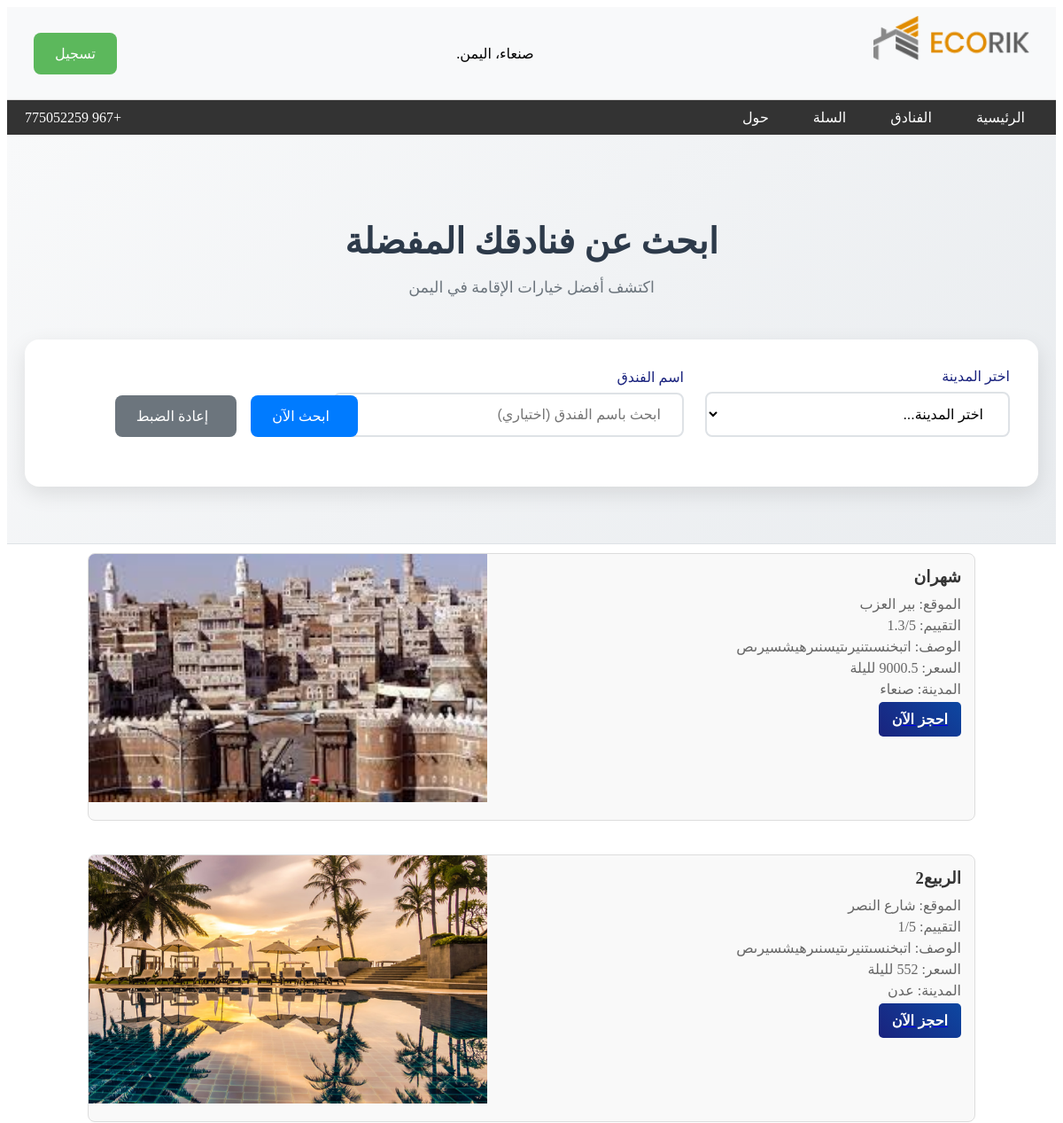
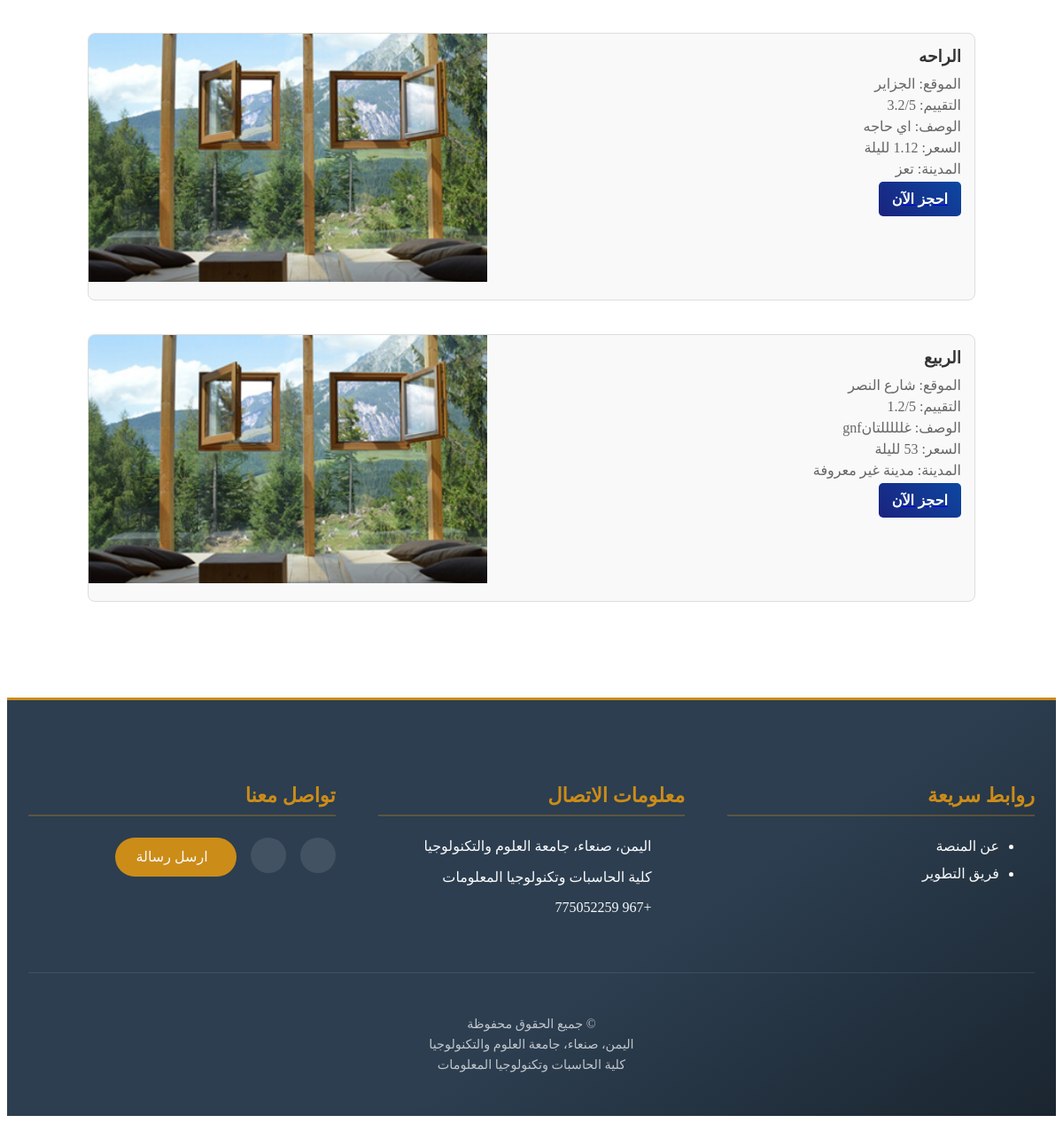
Page /hotels.php on the committed database (2 pictures, top to bottom).
### tables this page shows
CREATE TABLE `hotels` (
  `id` int(11) NOT NULL,
  `name` varchar(255) NOT NULL,
  `description` text NOT NULL,
  `location` varchar(255) NOT NULL,
  `rating` float NOT NULL,
  `price` float NOT NULL,
  `image` varchar(255) NOT NULL,
  `city` varchar(20) NOT NULL
);

### hotel_box.php (the view, shortened to what this page needs)
<?php
if (isset($hotels) && !empty($hotels)) {
    $hotelsToDisplay = $hotels;
}
$cityMapping = [
    'sa' => 'صنعاء',
    'ta' => 'تعز',
    'ad' => 'عدن'
];
if (!empty($hotelsToDisplay)) {
    foreach ($hotelsToDisplay as $row) {
        $hotelName = $row['name'];
        $hotelLocation = $row['location'];
        $hotelRating = $row['rating'];
        $hotelDescription = $row['description'];
        $hotelPrice = $row['price'];
        $hotelCity = $row['city'];
        $hotelImage = $row['image'];
        if (array_key_exists($hotelCity, $cityMapping)) {
            $hotelCity = $cityMapping[$hotelCity];
        } else {
            $hotelCity = 'مدينة غير معروفة';
        }
        echo '<div class="hotel-page">';
        echo '<div class="hotel-container grid">';
        echo '<div class="hotel-box">';
        echo '<div class="hotel-details">';
        echo '<h3>' . htmlspecialchars($hotelName) . '</h3>';
        echo '<p>الموقع: ' . htmlspecialchars($hotelLocation) . '</p>';
        echo '<p>التقييم: ' . htmlspecialchars($hotelRating) . '/5</p>';
        echo '<p>الوصف: ' . htmlspecialchars($hotelDescription) . '</p>';
        echo '<p>السعر: ' . htmlspecialchars($hotelPrice) . ' لليلة</p>';
        echo '<p>المدينة: ' . htmlspecialchars($hotelCity) . '</p>';
        echo '<a href="hotel_info.php?id=' . $row['id'] . '" class="flex1">';
        echo '<button class="book-button">احجز الآن</button>';
        echo '</a>';
        echo '</div>';
        echo '<div class="hotel-image">';
        echo '<img src="' . htmlspecialchars($hotelImage) . '" alt="' . htmlspecialchars($hotelName) . '">';
        echo '</div>';
        echo '</div>';
        echo '</div>';
        echo '</div>';
        echo "<br>";
    }
} else {
    echo "<p>لا توجد فنادق متاحة.</p>";
}
?>

### header.php (shortened to what this page needs)
<!DOCTYPE html>
<html lang="ar" dir="rtl">
<head>
    <link rel="stylesheet"  href="css/mystyle.css">
</head>
<body>
    <section class="head">
        <div class="header-content">
            <div class="logo">
                <img src="image/logo.png" alt="شعار الموقع">
            </div>
            <div class="address">
                <span class="location">صنعاء، اليمن.</span>
            </div>
            <div class="register-button">
                <?php
                if (isset($_SESSION['username'])) {
                    echo "<span>مرحبًا، " . htmlspecialchars($_SESSION['username']) . "!</span>";
                    echo '<form method="POST" style="display:inline;" onsubmit="return confirmLogout();">';
                    echo '<button type="submit" name="logout" class="btn">تسجيل الخروج</button>';
                    echo '</form>';
                } else {
                    echo '<a href="login.php" class="btn">تسجيل</a>';
                }
                ?>
            </div>
        </div>
    </section>
</body>
</html>

### nav.php (shortened to what this page needs)
<header class="header">
    <div class="container">
        <nav class="navbar flex1">
            <ul class="nav-menu">
                <li><a href="index.php">الرئيسية</a></li>
                <li><a href="hotels.php">الفنادق</a></li>
                <li><a href="basket.php">السلة</a></li>
                <li><a href="about.php">حول</a></li>
            </ul>
            <div class="head_contact">
                <span>+967 775052259</span>
            </div>
        </nav>
    </div>
</header>

### hotels.php (shortened to what this page needs)
<?php
require_once('header.php');
require_once('nav.php');
require_once('config.php');
$search_query = "";
if (isset($_GET['search'])) {
    $search_query = $_GET['search_query'];
    $city = $_GET['city'];
    if (!empty($search_query)) {
        $sql = "SELECT * FROM hotels WHERE name LIKE ? AND city = ?";
        $stmt = mysqli_prepare($conn, $sql);
        $search_param = "%$search_query%";
        mysqli_stmt_bind_param($stmt, "ss", $search_param, $city);
    } else {
        $sql = "SELECT * FROM hotels WHERE city = ?";
        $stmt = mysqli_prepare($conn, $sql);
        mysqli_stmt_bind_param($stmt, "s", $city);
    }
    mysqli_stmt_execute($stmt);
    $result = mysqli_stmt_get_result($stmt);
    $hotels = mysqli_fetch_all($result, MYSQLI_ASSOC);
} else {
    $sql = "SELECT * FROM hotels";
    $result = mysqli_query($conn, $sql);
    $hotels = mysqli_fetch_all($result, MYSQLI_ASSOC);
}
?>
<section class="search-section" id="search">
    <div class="container">
        <div class="search-header">
            <h1 class="search-title">ابحث عن فنادقك المفضلة</h1>
            <p class="search-subtitle">اكتشف أفضل خيارات الإقامة في اليمن</p>
        </div>
        <form action="hotels.php" method="GET" class="search-form">
            <div class="form-grid">
                <div class="form-group city-select">
                    <label class="form-label">اختر المدينة</label>
                    <div class="custom-select">
                        <select name="city" required class="select-input">
                            <option value="" disabled selected>اختر المدينة...</option>
                        </select>
                    </div>
                </div>
                <div class="form-group hotel-search">
                    <label class="form-label">اسم الفندق</label>
                    <div class="search-input-group">
                        <input
                            type="text"
                            name="search_query"
                            placeholder="ابحث باسم الفندق (اختياري)"
                            value="<?php echo htmlspecialchars($search_query); ?>"
                            class="search-input"
                        >
                    </div>
                </div>
                <div class="form-group button-group">
                    <button type="submit" name="search" class="btn btn-primary">
                        <span>ابحث الآن</span>
                    </button>
                    <a href="hotels.php" class="btn btn-secondary">
                        <span>إعادة الضبط</span>
                    </a>
                </div>
            </div>
        </form>
    </div>
</section>
<section class="results-section" id="hotels">
    <div class="container">
        <?php
        require('hotel_box.php');
        ?>
    </div>
</section>
<?php
require('footer.php');
?>

### footer.php (shortened to what this page needs)
<footer class="site-footer">
    <div class="footer-container">
        <div class="footer-grid">
            <div class="footer-section">
                <h4 class="footer-title">روابط سريعة</h4>
                <ul class="footer-links">
                    <li><a href="about.php">عن المنصة</a></li>
                    <li><a href="about.php#team">فريق التطوير </a></li>
                </ul>
            </div>
            <div class="footer-section">
                <h4 class="footer-title">معلومات الاتصال</h4>
                <div class="contact-info">
                    <p><i class="fas fa-map-marker-alt"></i> اليمن، صنعاء، جامعة العلوم والتكنولوجيا</p>
                    <p><i class="fas fa-building"></i> كلية الحاسبات وتكنولوجيا المعلومات</p>
                    <p><i class="fas fa-phone"></i> +967 775052259</p>
                </div>
            </div>
            <div class="footer-section">
                <h4 class="footer-title">تواصل معنا</h4>
                <div class="social-links">
                    <a href="https://wa.me/00967775052259" class="social-icon"><i class="fab fa-facebook-f"></i></a>
                    <a href="#" class="social-icon"><i class="fab fa-twitter"></i></a>
                    <a href="about.php#contact" class="contact-btn">
                        <i class="fas fa-envelope"></i> ارسل رسالة
                    </a>
                </div>
            </div>
        </div>
        <div class="copyright-section">
            <p class="copyright-text">
                &copy;   جميع الحقوق محفوظة<br>
                <span> اليمن، صنعاء، جامعة العلوم والتكنولوجيا</span><br>
                <span> كلية الحاسبات وتكنولوجيا المعلومات</span><br>
            </p>
        </div>
    </div>
</footer>

### css/mystyle.css (style rules this page uses)
.head { position: relative; padding: 10px; background-color: #f8f9fa; border-bottom: 1px solid #ddd; }
.header-content { display: flex; justify-content: space-between; align-items: center; max-width: 1200px; margin: 0 auto; padding: 0 20px; }
.logo img { height: 50px; }
.location { color: black; padding: 5px 10px; border-radius: 5px; }
.register-button { display: flex; align-items: center; }
.btn { background-color: #5cb85c; color: white; padding: 10px 15px; border: none; border-radius: 5px; cursor: pointer; text-decoration: none; transition: background-color 0.3s ease; }
.header { background-color: #333; color: white; padding: 10px 0; }
.container { max-width: 1200px; margin: 0 auto; padding: 0 20px; }
.navbar { display: flex; justify-content: space-between; align-items: center; }
.nav-menu { display: flex; list-style: none; margin: 0; padding: 0; }
.nav-menu li { margin-left: 20px; }
.nav-menu li a { color: white; text-decoration: none; padding: 10px 15px; transition: background-color 0.3s ease, color 0.3s ease; }
.head_contact { display: flex; align-items: center; color: white; }
:root { --primary-color: #CC8C18; --secondary-color: #2c3e50; --accent-color: #e74c3c; --text-light: #ffffff; }
.search-section { background: linear-gradient(135deg, #f8f9fa 0%, #e9ecef 100%); padding: 4rem 0; border-bottom: 1px solid #dee2e6; }
.search-header { text-align: center; margin-bottom: 3rem; }
.search-title { font-size: 2.5rem; color: #2d3a4a; margin-bottom: 1rem; font-weight: 700; }
.search-subtitle { color: #6c757d; font-size: 1.1rem; }
.search-form { background: #fff; border-radius: 1rem; box-shadow: 0 0.5rem 1.5rem rgba(0,0,0,0.1); padding: 2rem; }
.form-grid { display: grid; grid-template-columns: repeat(auto-fit, minmax(250px, 1fr)); gap: 1.5rem; align-items: end; }
.form-group { position: relative; margin-bottom: 0; }
.form-label { display: block; margin-bottom: 0.5rem; color: #495057; font-weight: 500; }
.custom-select, .search-input-group { position: relative; }
.select-input, .search-input { width: 100%; padding: 0.875rem 1.5rem; border: 2px solid #dee2e6; border-radius: 0.5rem; font-size: 1rem; transition: all 0.3s ease; background: #fff; }
.button-group { display: flex; gap: 1rem; margin-top: 0.5rem; }
.btn { display: inline-flex; align-items: center; gap: 0.5rem; padding: 0.875rem 1.5rem; border-radius: 0.5rem; font-weight: 500; transition: all 0.3s ease; border: none; cursor: pointer; }
.btn-primary { background: #007bff; color: white; }
.btn-secondary { background: #6c757d; color: white; }
:root { --primary-color: #2c3e50; --secondary-color: #3498db; --accent-color: #e74c3c; --light-bg: #f8f9fa; --text-color: #333; }
.form-grid .form-group { margin-bottom: 1.5rem; }
.form-label { display: block; margin-bottom: 0.5rem; color: var(--primary-color); font-weight: 600; }
.hotel-page .hotel-box { background-color: #f9f9f9; border: 1px solid #ddd; border-radius: 8px; width: 1000px; height: 300px; margin: 10px auto; display: flex; overflow: hidden; }
.hotel-page .hotel-details { flex: 1; padding: 15px; text-align: right; }
.hotel-page .hotel-details h3 { color: #333; margin: 0 0 10px; }
.hotel-page .hotel-details p { margin: 5px 0; color: #666; }
.hotel-page .hotel-image { width: 450px; height: 280px; overflow: hidden; }
.hotel-page .hotel-image img { width: 100%; height: 100%; object-fit: cover; }
.hotel-page .book-button { padding: 10px 15px; border: none; border-radius: 5px; background-color: #007bff; color: white; cursor: pointer; transition: background-color 0.3s; }
.logo { text-align: center; margin-bottom: 30px; }
.form-group { margin-bottom: 25px; position: relative; }
.form-group label { display: block; margin-bottom: 8px; color: #1a237e; font-weight: 500; }
input { width: 100%; padding: 12px 15px 12px 45px; border: 2px solid #e0e0e0; border-radius: 10px; font-size: 16px; transition: 0.3s; }
button { width: auto; padding: 14px; background: linear-gradient(45deg, #1a237e, #0d47a1); color: white; border: none; border-radius: 10px; font-size: 16px; font-weight: 600; cursor: pointer; transition: 0.3s; display: flex; align-items: center; justify-content: center; gap: 10px; }

### rows in the picture
hotels: name "شهران", location "بير العزب", rating "1.3", description "اتبخنسىتنيرىتيسنىرهيشسيرىص", city "صنعاء", image (picture)
hotels: name "الربيع2", location "شارع النصر", rating "1", description "اتبخنسىتنيرىتيسنىرهيشسيرىص", city "عدن", image (picture)
hotels: name "الراحه", location "الجزاير", rating "3.2", description "اي حاجه", city "تعز", image (picture)
hotels: name "الربيع", location "شارع النصر", rating "1.2", description "غلللللتانgnf", city "مدينة غير معروفة", image (picture)
